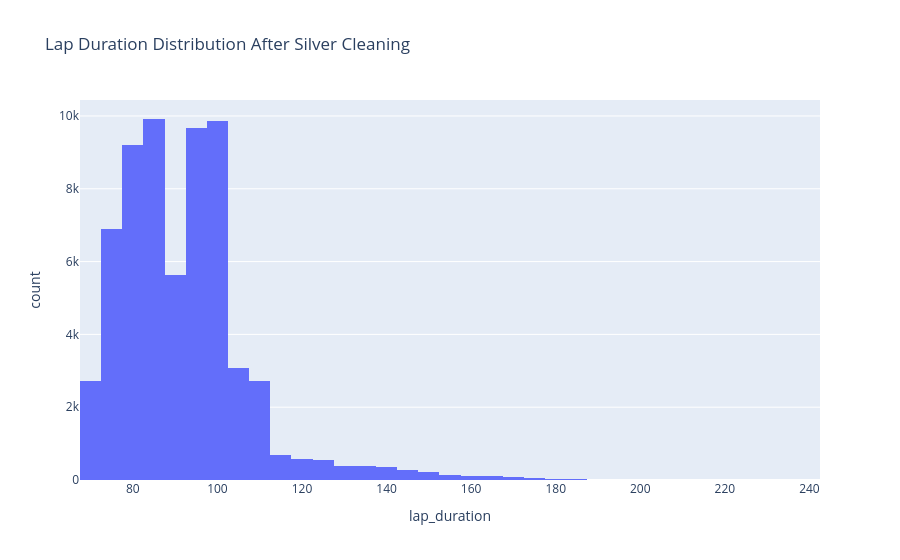

Write notebook code for a chart like this one.
### Code cell
sample_laps = laps[["lap_duration"]].dropna()
if len(sample_laps) > 100_000:
    sample_laps = sample_laps.sample(100_000, random_state=42)
fig = px.histogram(sample_laps, x="lap_duration", nbins=80, title="Lap Duration Distribution After Silver Cleaning")
fig.write_html(OUTPUT_CHARTS / "lap_duration_distribution.html", include_plotlyjs="cdn")
fig.show()

### Figure 1 — Plotly figure (JSON) as saved in the notebook; plotly's stock layout.template omitted (floating-point values rounded to 4 significant figures; data arrays with more than 128 entries replaced by an {"elided": "..."} marker saying what was removed)
{"data": [{"bingroup": "x", "hovertemplate": "lap_duration=%{x}<br>count=%{y}<extra></extra>", "legendgroup": "", "marker": {"color": "#636efa", "pattern": {"shape": ""}}, "name": "", "nbinsx": 80, "orientation": "v", "showlegend": false, "type": "histogram", "x": {"elided": "63676 float values"}, "xaxis": "x", "yaxis": "y"}], "layout": {"barmode": "relative", "legend": {"tracegroupgap": 0}, "title": {"text": "Lap Duration Distribution After Silver Cleaning"}, "xaxis": {"anchor": "y", "domain": [0.0, 1.0], "title": {"text": "lap_duration"}}, "yaxis": {"anchor": "x", "domain": [0.0, 1.0], "title": {"text": "count"}}}}
